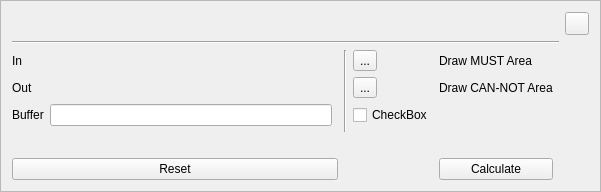
<?xml version="1.0" encoding="UTF-8"?>
<ui version="4.0">
 <class>KadasPluginManagerBase</class>
 <widget class="QFrame" name="KadasPluginManagerBase">
  <property name="geometry">
   <rect>
    <x>0</x>
    <y>0</y>
    <width>601</width>
    <height>192</height>
   </rect>
  </property>
  <property name="windowTitle">
   <string>Frame</string>
  </property>
  <property name="frameShape">
   <enum>QFrame::StyledPanel</enum>
  </property>
  <property name="frameShadow">
   <enum>QFrame::Raised</enum>
  </property>
  <layout class="QGridLayout" name="gridLayout">
   <item row="3" column="5">
    <widget class="QLabel" name="label_5">
     <property name="text">
      <string>Draw CAN-NOT Area</string>
     </property>
    </widget>
   </item>
   <item row="2" column="5">
    <widget class="QLabel" name="labelMustArea">
     <property name="text">
      <string>Draw MUST Area</string>
     </property>
    </widget>
   </item>
   <item row="0" column="7">
    <widget class="QToolButton" name="btnClose">
     <property name="sizePolicy">
      <sizepolicy hsizetype="Maximum" vsizetype="Fixed">
       <horstretch>0</horstretch>
       <verstretch>0</verstretch>
      </sizepolicy>
     </property>
     <property name="text">
      <string/>
     </property>
     <property name="icon">
      <iconset theme="close">
       <normaloff>.</normaloff>.</iconset>
     </property>
    </widget>
   </item>
   <item row="3" column="0">
    <widget class="QLabel" name="labelOut">
     <property name="text">
      <string>Out</string>
     </property>
    </widget>
   </item>
   <item row="2" column="0">
    <widget class="QLabel" name="labelIn">
     <property name="text">
      <string>In</string>
     </property>
    </widget>
   </item>
   <item row="1" column="0" colspan="7">
    <widget class="Line" name="line">
     <property name="orientation">
      <enum>Qt::Horizontal</enum>
     </property>
    </widget>
   </item>
   <item row="7" column="0" colspan="3">
    <widget class="QWidget" name="widgetButton" native="true">
     <layout class="QHBoxLayout" name="horizontalLayout_2">
      <property name="leftMargin">
       <number>0</number>
      </property>
      <property name="topMargin">
       <number>0</number>
      </property>
      <property name="rightMargin">
       <number>0</number>
      </property>
      <property name="bottomMargin">
       <number>0</number>
      </property>
      <item>
       <widget class="QPushButton" name="pushButtonReset">
        <property name="text">
         <string>Reset</string>
        </property>
       </widget>
      </item>
     </layout>
    </widget>
   </item>
   <item row="6" column="0">
    <spacer name="verticalSpacer">
     <property name="orientation">
      <enum>Qt::Vertical</enum>
     </property>
     <property name="sizeHint" stdset="0">
      <size>
       <width>20</width>
       <height>40</height>
      </size>
     </property>
    </spacer>
   </item>
   <item row="2" column="3" rowspan="4">
    <widget class="Line" name="line_2">
     <property name="orientation">
      <enum>Qt::Vertical</enum>
     </property>
    </widget>
   </item>
   <item row="3" column="4">
    <widget class="QToolButton" name="btnCanNotArea">
     <property name="text">
      <string>...</string>
     </property>
    </widget>
   </item>
   <item row="4" column="0">
    <widget class="QLabel" name="labelBuffer">
     <property name="text">
      <string>Buffer</string>
     </property>
    </widget>
   </item>
   <item row="4" column="1">
    <widget class="QLineEdit" name="lineEditBuffer"/>
   </item>
   <item row="2" column="4">
    <widget class="QToolButton" name="btnMustArea">
     <property name="text">
      <string>...</string>
     </property>
    </widget>
   </item>
   <item row="7" column="5">
    <widget class="QPushButton" name="btnCalculate">
     <property name="sizePolicy">
      <sizepolicy hsizetype="Preferred" vsizetype="Fixed">
       <horstretch>0</horstretch>
       <verstretch>0</verstretch>
      </sizepolicy>
     </property>
     <property name="text">
      <string>Calculate</string>
     </property>
    </widget>
   </item>
   <item row="4" column="4">
    <widget class="QCheckBox" name="checkBox">
     <property name="text">
      <string>CheckBox</string>
     </property>
     <property name="tristate">
      <bool>true</bool>
     </property>
    </widget>
   </item>
  </layout>
 </widget>
 <resources/>
 <connections/>
</ui>
